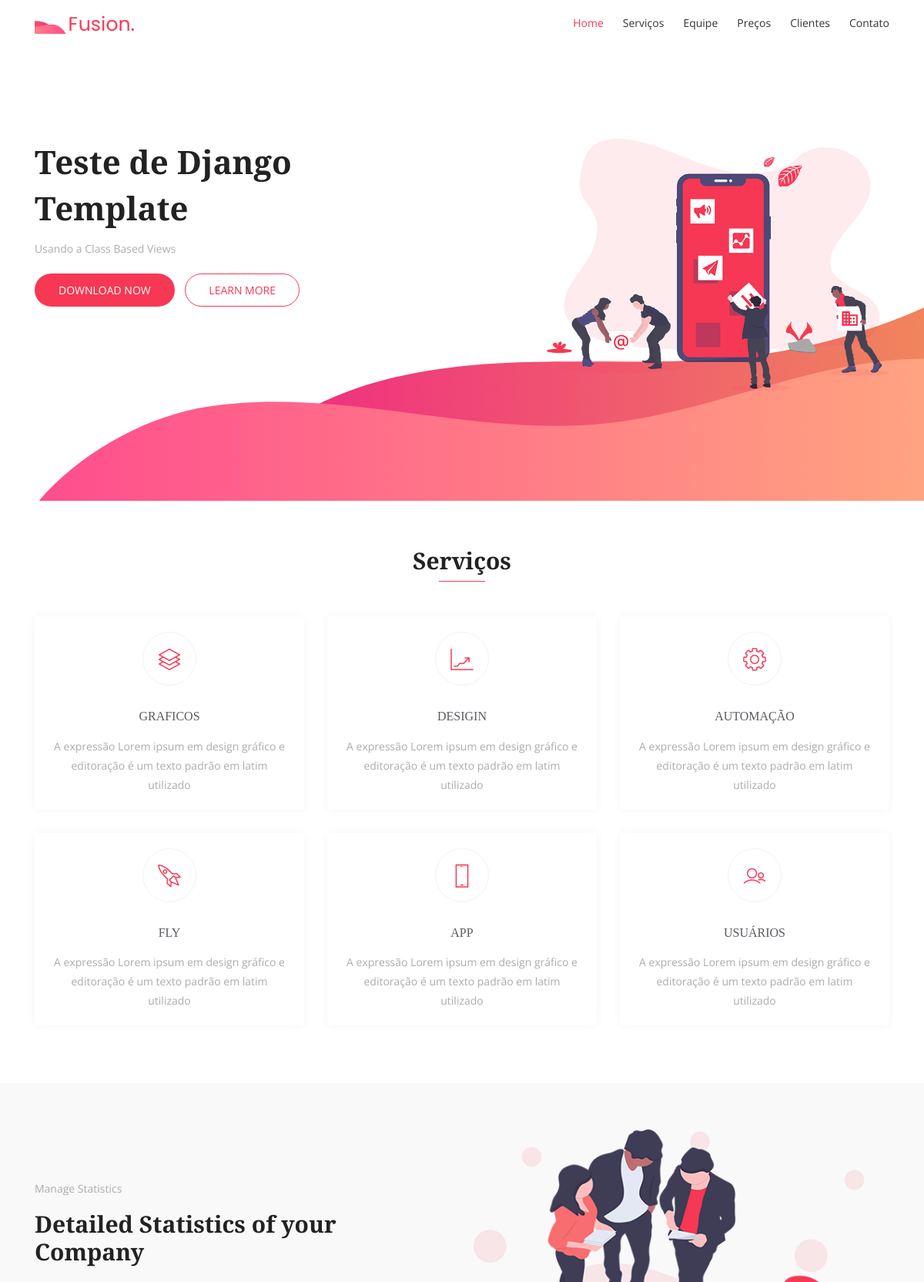
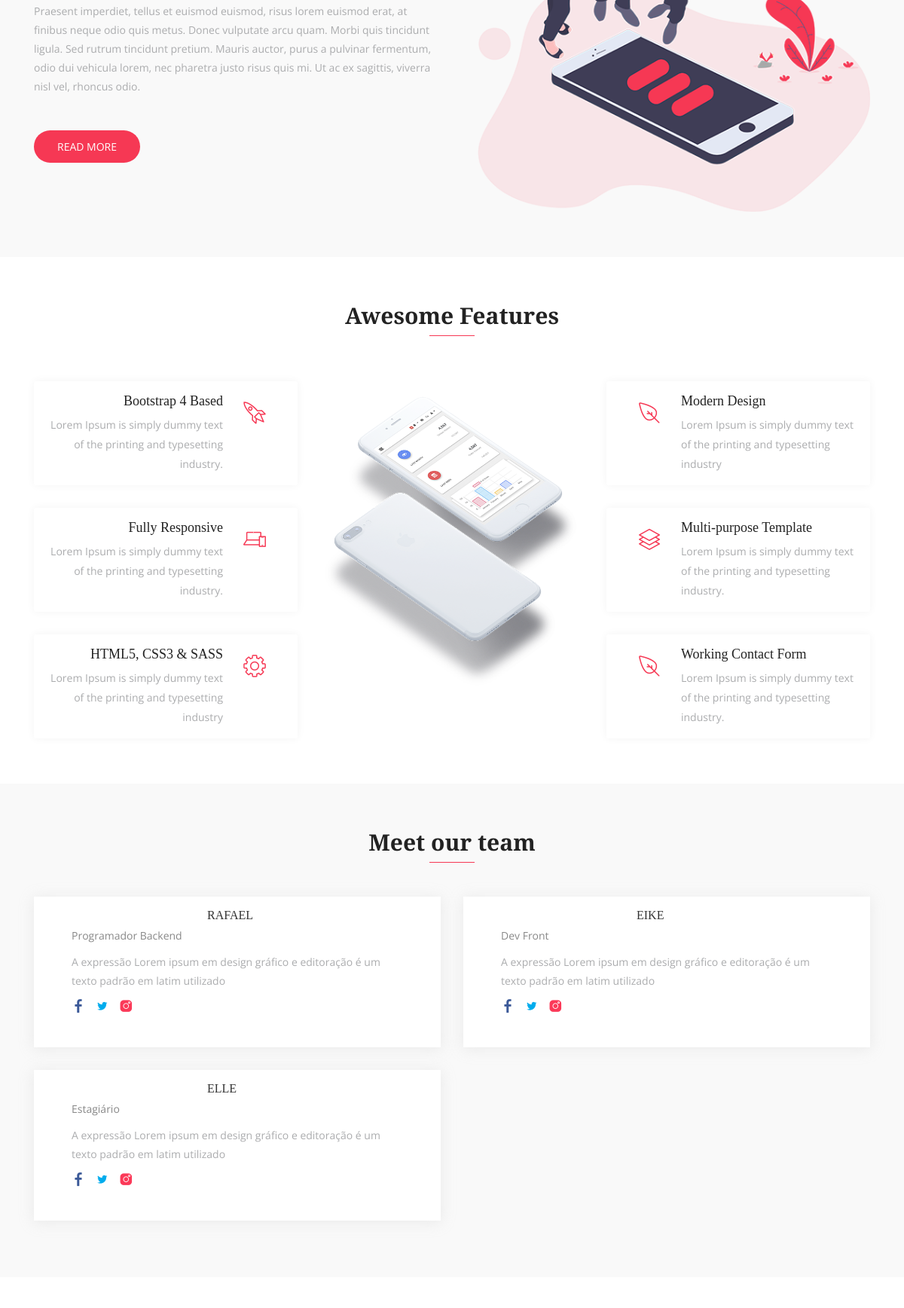
The page / (upper part) on the database its author committed (2 pictures, top to bottom).
### core/models.py (models this page shows, shortened)
class Base(models.Model):
    craeted = models.DateField('Criação', auto_now=True)
    updated = models.DateField('Atualização', auto_now=True)
    status = models.BooleanField('Ativo', default=True)
    class Meta:
        abstract = True

class Service(Base):
    ICONE_CHOICES = (
        ('lni-cog', 'Engrangem'),
        ('lni-stats-up', 'Gráfico'),
        ('lni-users', 'Usuários'),
        ('lni-layers', 'Desing'),
        ('lni-mobile', 'Mobile'),
        ('lni-rocket', 'Foguete'),
    )
    service = models.CharField('Serviço', max_length=100)
    description = models.TextField('Descrição', max_length=200)
    icon = models.CharField('Icone', max_length=12, choices=ICONE_CHOICES)
    class Meta:
        verbose_name = 'Serviço'
        verbose_name_plural = 'Serviços'

class Funcionario(Base):
    nome = models.CharField('Nome', max_length=100)
    cargo = models.ForeignKey('core.Cargo', verbose_name='Cargo', on_delete=models.CASCADE)
    bio = models.TextField('Bio', max_length=200)
    imagem = StdImageField('Imagem', upload_to=get_file_path, variations={'thumb': {'width': 480, 'height': 480, 'crop': True}})
    facebook = models.CharField('Facebook', max_length=100, default='#')
    twitter = models.CharField('Twitter', max_length=100, default='#')
    insta = models.CharField('Instagram', max_length=100, default='#')
    class Meta:
        verbose_name = 'Funcionário'
        verbose_name_plural = 'Funcionários'

class Cargo(Base):
    cargo = models.CharField('Cargo', max_length=100)
    class Meta:
        verbose_name = 'Cargo'
        verbose_name_plural = 'Cargos'
    def __str__(self):
        return self.cargo

### core/views.py (the view, shortened to what this page needs)
# urls.py: path('', IndexView.as_view(), name='index'),
class IndexView(FormView):
    template_name = 'index.html'
    form_class = ContatoForm
    success_url = reverse_lazy('index')
    def get_context_data(self, **kwargs):
        context = super(IndexView, self).get_context_data(**kwargs)
        context['servicos'] = Service.objects.order_by('?').all()
        context['funcionarios'] = Funcionario.objects.all()
        return context

### core/templates/index.html (shortened to what this page needs)
{% extends 'base.html' %}
{% load static %}
{% block content %}
    {% include 'servicos.html' %}
    {% include 'sobre.html' %}
    {% include 'features.html' %}
   {% include 'team.html' %}
    {% include 'precos.html' %}
   {% endblock %}

### core/templates/base.html (shortened to what this page needs)
{% load static %}
<!DOCTYPE html>
<html lang="en">
  <head>
    <link rel="stylesheet" href="{% static 'css/bootstrap.min.css' %}" >
    <link rel="stylesheet" href="{% static 'fonts/line-icons.css' %}">
    <link rel="stylesheet" href="{% static 'css/owl.carousel.min.css' %}">
    <link rel="stylesheet" href="{% static 'css/owl.theme.css' %}">
    <link rel="stylesheet" href="{% static 'css/animate.css' %}">
    <link rel="stylesheet" href="{% static 'css/main.css' %}">
    <link rel="stylesheet" href="{% static 'css/responsive.css' %}">
  </head>
  <body>
    <header id="header-wrap">
      <nav class="navbar navbar-expand-md bg-inverse fixed-top scrolling-navbar">
        <div class="container">
          <a href="{% url 'index' %}" class="navbar-brand"><img src="{% static 'img/logo.png' %}" alt=""></a>
          <div class="collapse navbar-collapse" id="navbarCollapse">
            <ul class="navbar-nav mr-auto w-100 justify-content-end clearfix">
              <li class="nav-item active">
                <a class="nav-link" href="#hero-area">
                  Home
                </a>
              </li>
              <li class="nav-item">
                <a class="nav-link" href="#services">
                  Serviços
                </a>
              </li>
              <li class="nav-item">
                <a class="nav-link" href="#team">
                  Equipe
                </a>
              </li>
              <li class="nav-item">
                <a class="nav-link" href="#pricing">
                  Preços
                </a>
              </li>
              <li class="nav-item">
                <a class="nav-link" href="#testimonial">
                  Clientes
                </a>
              </li>
              <li class="nav-item">
                <a class="nav-link" href="#contact">
                  Contato
                </a>
              </li>
            </ul>
          </div>
        </div>
      </nav>
        {% include 'hero.html' %}
    </header>
    {% block content %} {% endblock %}
  </body>
</html>

### core/templates/hero.html (shortened to what this page needs)
{% load static %}
<div id="hero-area" class="hero-area-bg">
  <div class="container">
    <div class="row">
      <div class="col-lg-7 col-md-12 col-sm-12 col-xs-12">
        <div class="contents">
          <h2 class="head-title">Teste de Django <br>Template</h2>
          <p>Usando a Class Based Views</p>
          <div class="header-button">
            <a href="#" class="btn btn-common">Download Now</i></a>
            <a href="#" class="btn btn-border video-popup">Learn More</i></a>
          </div>
        </div>
      </div>
      <div class="col-lg-5 col-md-12 col-sm-12 col-xs-12">
        <div class="intro-img">
          <img class="img-fluid" src="{% static 'img/intro-mobile.png' %}" alt="">
        </div>
      </div>
    </div>
  </div>
</div>

### core/templates/servicos.html
{% load static %}
<section id="services" class="section-padding">
      <div class="container">
        <div class="section-header text-center">
          <h2 class="section-title wow fadeInDown" data-wow-delay="0.3s">Serviços</h2>
          <div class="shape wow fadeInDown" data-wow-delay="0.3s"></div>
        </div>
        <div class="row">
          {% for s in servicos %}
          <div class="col-md-6 col-lg-4 col-xs-12">
            <div class="services-item wow fadeInRight" data-wow-delay="0.3s">
              <div class="icon">
                <i class="{{ s.icon}}"></i>
              </div>
              <div class="services-content">
                <h3><a href="#">{{s.service }}</a></h3>
                <p>{{s.description}}</p>
              </div>
            </div>
          </div>
          {% endfor %}
        </div>
      </div>
    </section>

### core/templates/sobre.html
{% load static %}
<div class="about-area section-padding bg-gray">
      <div class="container">
        <div class="row">
          <div class="col-lg-6 col-md-12 col-xs-12 info">
            <div class="about-wrapper wow fadeInLeft" data-wow-delay="0.3s">
              <div>
                <div class="site-heading">
                  <p class="mb-3">Manage Statistics</p>
                  <h2 class="section-title">Detailed Statistics of your Company</h2>
                </div>
                <div class="content">
                  <p>
                    Praesent imperdiet, tellus et euismod euismod, risus lorem euismod erat, at finibus neque odio quis metus. Donec vulputate arcu quam. Morbi quis tincidunt ligula. Sed rutrum tincidunt pretium. Mauris auctor, purus a pulvinar fermentum, odio dui vehicula lorem, nec pharetra justo risus quis mi. Ut ac ex sagittis, viverra nisl vel, rhoncus odio.
                  </p>
                  <a href="#" class="btn btn-common mt-3">Read More</a>
                </div>
              </div>
            </div>
          </div>
          <div class="col-lg-6 col-md-12 col-xs-12 wow fadeInRight" data-wow-delay="0.3s">
            <img class="img-fluid" src="{% static 'img/about/img-1.png' %}" alt="" >
          </div>
        </div>
      </div>
    </div>

### core/templates/features.html
{% load static %}
<section id="features" class="section-padding">
      <div class="container">
        <div class="section-header text-center">
          <h2 class="section-title wow fadeInDown" data-wow-delay="0.3s">Awesome Features</h2>
          <div class="shape wow fadeInDown" data-wow-delay="0.3s"></div>
        </div>
        <div class="row">
          <div class="col-lg-4 col-md-12 col-sm-12 col-xs-12">
            <div class="content-left">
              <div class="box-item wow fadeInLeft" data-wow-delay="0.3s">
                <span class="icon">
                  <i class="lni-rocket"></i>
                </span>
                <div class="text">
                  <h4>Bootstrap 4 Based</h4>
                  <p>Lorem Ipsum is simply dummy text of the printing and typesetting industry.</p>
                </div>
              </div>
              <div class="box-item wow fadeInLeft" data-wow-delay="0.6s">
                <span class="icon">
                  <i class="lni-laptop-phone"></i>
                </span>
                <div class="text">
                  <h4>Fully Responsive</h4>
                  <p>Lorem Ipsum is simply dummy text of the printing and typesetting industry.</p>
                </div>
              </div>
              <div class="box-item wow fadeInLeft" data-wow-delay="0.9s">
                <span class="icon">
                  <i class="lni-cog"></i>
                </span>
                <div class="text">
                  <h4>HTML5, CSS3 & SASS</h4>
                  <p>Lorem Ipsum is simply dummy text of the printing and typesetting industry</p>
                </div>
              </div>
            </div>
          </div>
          <div class="col-lg-4 col-md-12 col-sm-12 col-xs-12">
            <div class="show-box wow fadeInUp" data-wow-delay="0.3s">
              <img src="{% static 'img/feature/intro-mobile.png' %}" alt="">
            </div>
          </div>
          <div class="col-lg-4 col-md-12 col-sm-12 col-xs-12">
            <div class="content-right">
              <div class="box-item wow fadeInRight" data-wow-delay="0.3s">
                <span class="icon">
                  <i class="lni-leaf"></i>
                </span>
                <div class="text">
                  <h4>Modern Design</h4>
                  <p>Lorem Ipsum is simply dummy text of the printing and typesetting industry</p>
                </div>
              </div>
              <div class="box-item wow fadeInRight" data-wow-delay="0.6s">
                <span class="icon">
                  <i class="lni-layers"></i>
                </span>
                <div class="text">
                  <h4>Multi-purpose Template</h4>
                  <p>Lorem Ipsum is simply dummy text of the printing and typesetting industry.</p>
                </div>
              </div>
              <div class="box-item wow fadeInRight" data-wow-delay="0.9s">
                <span class="icon">
                  <i class="lni-leaf"></i>
                </span>
                <div class="text">
                  <h4>Working Contact Form</h4>
                  <p>Lorem Ipsum is simply dummy text of the printing and typesetting industry.</p>
                </div>
              </div>
            </div>
          </div>
        </div>
      </div>
    </section>

### core/templates/team.html (shortened to what this page needs)
{% load static %}
<section id="team" class="section-padding bg-gray">
      <div class="container">
        <div class="section-header text-center">
          <h2 class="section-title wow fadeInDown" data-wow-delay="0.3s">Meet our team</h2>
          <div class="shape wow fadeInDown" data-wow-delay="0.3s"></div>
        </div>
        <div class="row">
          {% for f in funcionarios %}
          <div class="col-lg-6 col-md-12 col-xs-12">
            <div class="team-item wow fadeInRight" data-wow-delay="0.2s">
              <div class="team-img">
              </div>
              <div class="contetn">
                <div class="info-text">
                  <h3><a href="#">{{f.nome}}</a></h3>
                  <p>{{f.cargo}}</p>
                </div>
                <p>{{f.bio}}</p>
                <ul class="social-icons">
                  <li><a href="#"><i class="lni-facebook-filled" aria-hidden="true"></i></a></li>
                  <li><a href="#"><i class="lni-twitter-filled" aria-hidden="true"></i></a></li>
                  <li><a href="#"><i class="lni-instagram-filled" aria-hidden="true"></i></a></li>
                </ul>
              </div>
            </div>
          </div>
          {% endfor %}
        </div>
      </div>
    </section>

### core/templates/precos.html (shortened to what this page needs)
{% load static %}
<section id="pricing" class="section-padding">
    </section>

### core/templates/clientes.html (shortened to what this page needs)
{% load static %}

### core/templates/chamada.html (shortened to what this page needs)
{% load static %}

### core/templates/contato.html (shortened to what this page needs)
{% load static %}

### core/templates/footer.html (shortened to what this page needs)
{% load static %}

### rows shown on the page
Service: service "GRAFICOS", description "A expressão Lorem ipsum em design gráfico e editoração é um texto padrão em latim utilizado"
Service: service "DESIGIN", description "A expressão Lorem ipsum em design gráfico e editoração é um texto padrão em latim utilizado"
Service: service "AUTOMAÇÃO", description "A expressão Lorem ipsum em design gráfico e editoração é um texto padrão em latim utilizado"
Service: service "FLY", description "A expressão Lorem ipsum em design gráfico e editoração é um texto padrão em latim utilizado"
Service: service "APP", description "A expressão Lorem ipsum em design gráfico e editoração é um texto padrão em latim utilizado"
Service: service "USUÁRIOS", description "A expressão Lorem ipsum em design gráfico e editoração é um texto padrão em latim utilizado"
Funcionario: nome "RAFAEL", cargo "Programador Backend", bio "A expressão Lorem ipsum em design gráfico e editoração é um texto padrão em latim utilizado"
Funcionario: nome "EIKE", cargo "Dev Front", bio "A expressão Lorem ipsum em design gráfico e editoração é um texto padrão em latim utilizado"
Funcionario: nome "ELLE", cargo "Estagiário", bio "A expressão Lorem ipsum em design gráfico e editoração é um texto padrão em latim utilizado"
